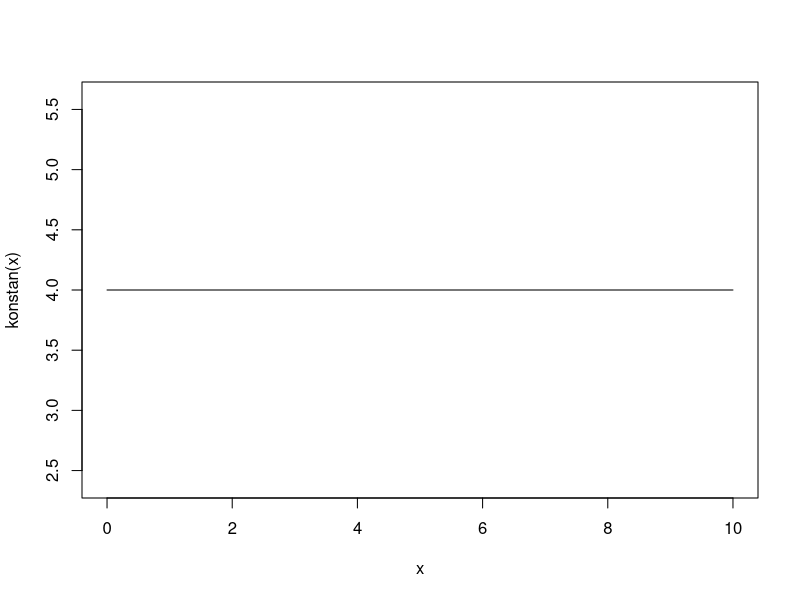
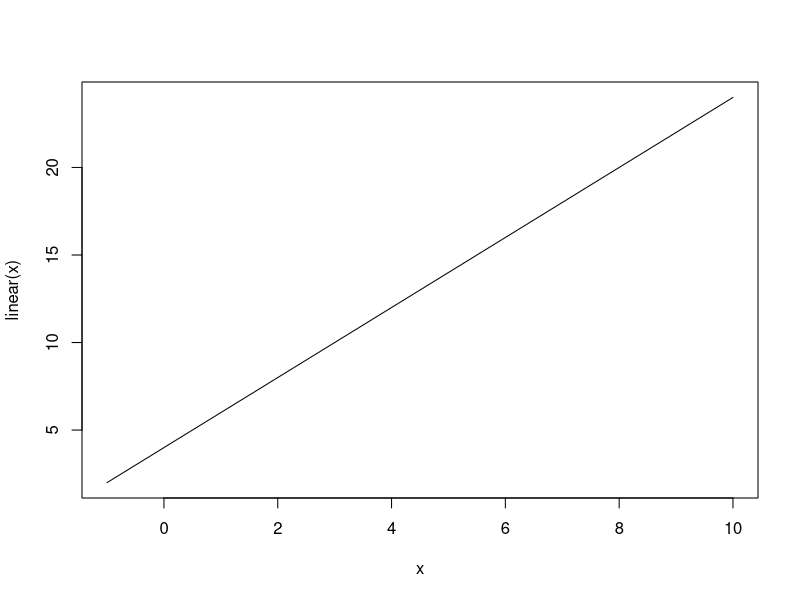
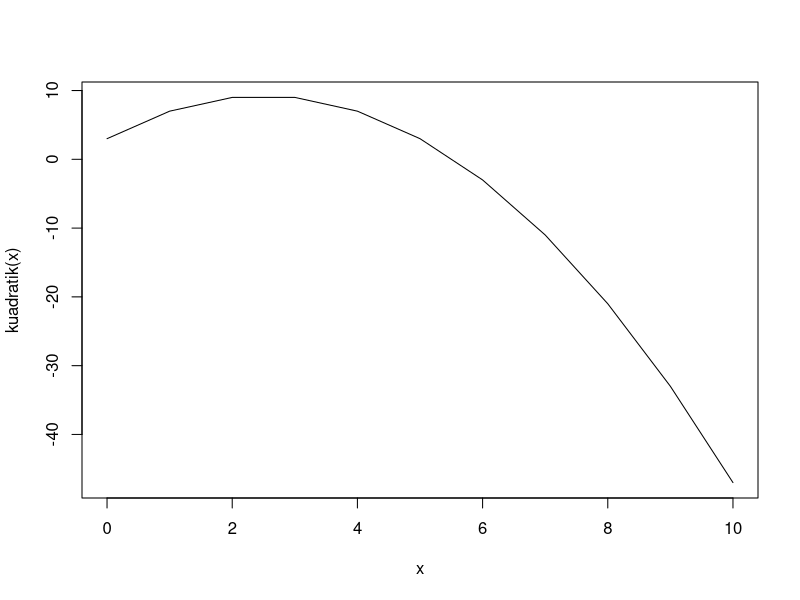
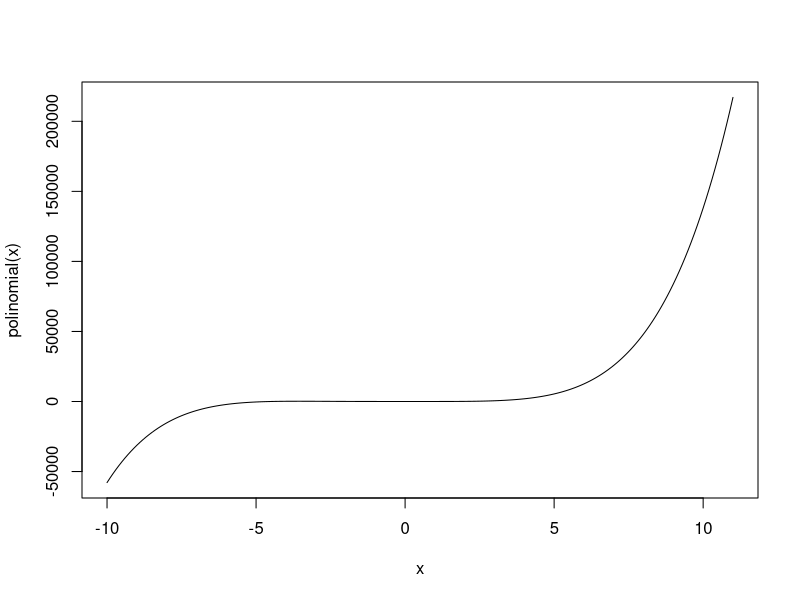
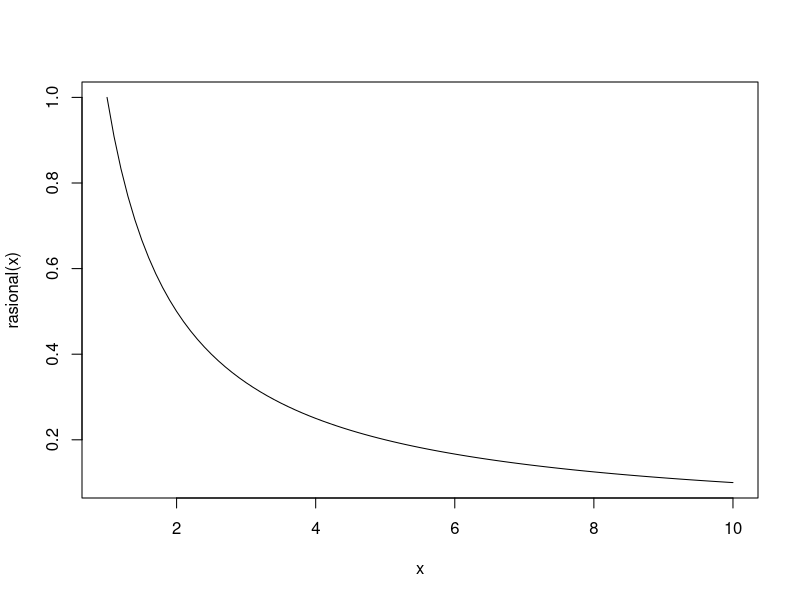

The R script that drew these images, in order:
konstan <- function(x){        #membuat fungsi konstan f(x)=c
  fx <- 4
  return(fx)
}

#membuat plot untuk fungsi konstan diatas.
input <- 0:10
plot(input, 
     sapply(input, konstan),
     type = "l", 
     xlab = "x",
     ylab = "konstan(x)")

linear <- function(x){         #membuat fungsi linear f(x)=ax + b
  fx <- 2*x+4
  return(fx)
}

#membuat plot untuk fungsi linear diatas.
input <- -1:10
plot(input, 
     sapply(input, linear),
     type = "l", 
     xlab = "x",
     ylab = "linear(x)")

kuadratik <- function(x){      #membuat fungsi kuadratik f(x)=ax^2 + bx + c
  fx <- -1*x^2+5*x+3
  return(fx)
}

#membuat plot untuk fungsi kuadratik diatas.
input <- 0:10
plot(input, 
     sapply(input, kuadratik),
     type = "l", 
     xlab = "x",
     ylab = "kuadratik(x)")

polinomial <- function(x){     #membuat fungsi polinomial
  fx <- x^5 + 4*x^4 - 2*x^3 + x^2 - x + 1
  return(fx)
}

#membuat plot untuk fungsi polinomial diatas.
input <- seq(-10, 11, 0.1)
plot(input, 
     sapply(input, polinomial), 
            type = "l", 
            xlab = "x",
            ylab = "polinomial(x)")

rasional <- function(x){       #membuat fungsi rasional f(x)=1/x
  fx <- 1/x
  return(fx)
}

#membuat plot untuk fungsi rasional diatas.
input <- seq(1, 10, 0.1)
plot(input, 
     sapply(input, rasional), 
     type = "l", 
     xlab = "x",
     ylab = "rasional(x)")
